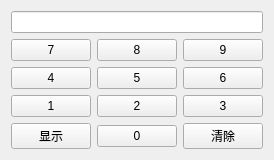
<?xml version="1.0" encoding="UTF-8"?>
<ui version="4.0">
 <class>Widget</class>
 <widget class="QWidget" name="Widget">
  <property name="geometry">
   <rect>
    <x>0</x>
    <y>0</y>
    <width>261</width>
    <height>142</height>
   </rect>
  </property>
  <property name="windowTitle">
   <string>Widget</string>
  </property>
  <layout class="QGridLayout" name="gridLayout">
   <item row="1" column="1">
    <widget class="QPushButton" name="pushButton_8">
     <property name="text">
      <string>8</string>
     </property>
    </widget>
   </item>
   <item row="3" column="1">
    <widget class="QPushButton" name="pushButton_2">
     <property name="text">
      <string>2</string>
     </property>
    </widget>
   </item>
   <item row="1" column="0">
    <widget class="QPushButton" name="pushButton_7">
     <property name="text">
      <string>7</string>
     </property>
    </widget>
   </item>
   <item row="3" column="0">
    <widget class="QPushButton" name="pushButton_1">
     <property name="text">
      <string>1</string>
     </property>
    </widget>
   </item>
   <item row="4" column="2">
    <widget class="QPushButton" name="clear">
     <property name="text">
      <string>清除</string>
     </property>
    </widget>
   </item>
   <item row="4" column="1">
    <widget class="QPushButton" name="pushButton">
     <property name="text">
      <string>0</string>
     </property>
    </widget>
   </item>
   <item row="2" column="2">
    <widget class="QPushButton" name="pushButton_6">
     <property name="text">
      <string>6</string>
     </property>
    </widget>
   </item>
   <item row="3" column="2">
    <widget class="QPushButton" name="pushButton_3">
     <property name="text">
      <string>3</string>
     </property>
    </widget>
   </item>
   <item row="4" column="0">
    <widget class="QPushButton" name="display">
     <property name="text">
      <string>显示</string>
     </property>
    </widget>
   </item>
   <item row="2" column="0">
    <widget class="QPushButton" name="pushButton_4">
     <property name="text">
      <string>4</string>
     </property>
    </widget>
   </item>
   <item row="1" column="2">
    <widget class="QPushButton" name="pushButton_9">
     <property name="text">
      <string>9</string>
     </property>
    </widget>
   </item>
   <item row="2" column="1">
    <widget class="QPushButton" name="pushButton_5">
     <property name="text">
      <string>5</string>
     </property>
    </widget>
   </item>
   <item row="0" column="0" colspan="3">
    <widget class="QLineEdit" name="lineEdit"/>
   </item>
  </layout>
 </widget>
 <resources/>
 <connections/>
</ui>
